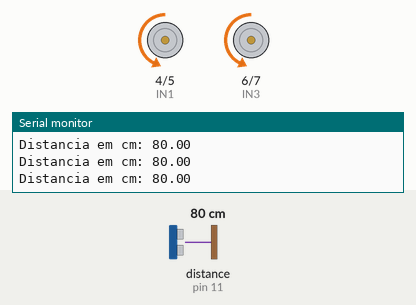
The sketch below on a simulated Arduino Uno, built with avr-gcc and run on an emulated ATmega328P. On the bench: motor-driver pin pairs drawn as motors (green arrow = first pin HIGH = forward, orange = second pin HIGH = backward, longer = more drive, scaled by the enable pin), the last lines printed to the serial monitor. The test bench sets the inputs (shaded band); at power-on: distance to the obstacle (sensor on pin 11) 80 cm. The echo pulse lasts 58.3 µs per cm.

Above: at 1.2 s.
1.3 s: distance to the obstacle (sensor on pin 11) set to 23 cm
4.3 s: distance to the obstacle (sensor on pin 11) set to 18 cm
At 5.5 s:
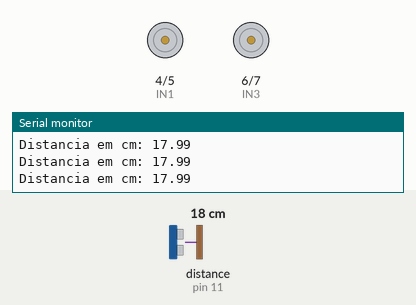
5.8 s: distance to the obstacle (sensor on pin 11) set to 2 cm
At 6.5 s:
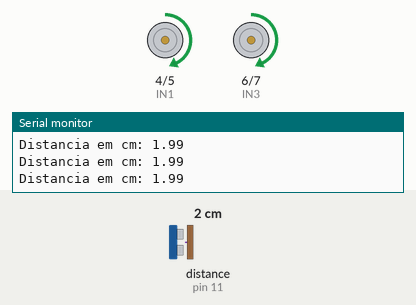
7.3 s: distance to the obstacle (sensor on pin 11) set to 35 cm
At 8.0 s:
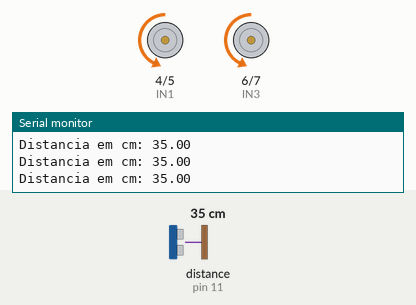
8.8 s: distance to the obstacle (sensor on pin 11) set to 13 cm
At 9.3 s:
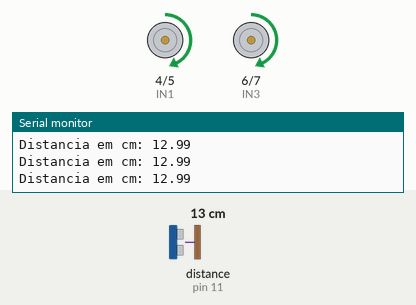
Timing chart, 0 to 11.8 s (numbered marks = the images above; inputs shaded):
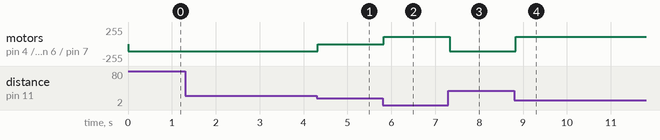

The sketch:

Carro.ino
```cpp
//Carrega biblioteca do sensor
#include <Ultrasonic.h>

//Definindo pinos do sensor
#define pino_trigger 13
#define pino_echo 11

//Definindo pinos do motor
int IN1 = 4;
int IN2 = 5;
#define PWMA 3
int IN3 = 6;
int IN4 = 7;
#define PWMB 10

//Variáveis de velocidade
int Vmax = 110;
int Vmin = 0;
int Vmedia = 110;

//Variáveis do PID
float Kp = 0.07; //related to the proportional control term;
              //change the value by trial-and-error (ex: 0.07).
float Ki = 0.0008; //related to the integral control term;
              //change the value by trial-and-error (ex: 0.0008).
float Kd = 0.6; //related to the derivative control term;
              //change the value by trial-and-error (ex: 0.6).
int P;
int I;
int D;
int lastError = 0;

//Inicializa o sensor nos pinos definidos acima
Ultrasonic ultrasonic(pino_trigger, pino_echo);

void setup() {

//Define os pinos como saida
 pinMode(IN1, OUTPUT);
 pinMode(IN2, OUTPUT);
 pinMode(IN3, OUTPUT);
 pinMode(IN4, OUTPUT);
 pinMode(PWMA, OUTPUT);
 pinMode(PWMB, OUTPUT);

//Iniciando serial
  Serial.begin(9600);
  Serial.println("Lendo dados do sensor...");
}

void forward_brake(int posa, int posb) {
  //set the appropriate values for aphase and bphase so that the robot goes straight
  digitalWrite(IN1, LOW);
  digitalWrite(IN3, LOW);
  analogWrite(PWMA, posa);
  analogWrite(PWMB, posb);
}

void loop() {

//Le as informações do sensor em cm
  float cmMsec;
  long microsec = ultrasonic.timing();
  cmMsec = ultrasonic.convert(microsec, Ultrasonic::CM);

//Exibe informações no serial monitor
  Serial.print("Distancia em cm: ");
  Serial.println(cmMsec);
  //delay(1000); --> tiramos para parar na hora

//Inicia motores
  digitalWrite(IN1, LOW);
  digitalWrite(IN2, HIGH);
  digitalWrite(IN3, LOW);
  digitalWrite(IN4, HIGH);
  //delay(10000);

  int motorspeeda = Vmedia;
  int motorspeedb = Vmedia;

  if (motorspeeda > Vmax) {
    motorspeeda = Vmax;
  }
  if (motorspeedb > Vmax) {
    motorspeedb = Vmax;
  }
    forward_brake(motorspeeda, motorspeedb);

//Detecta objeto
if(cmMsec <= 16){

  //Inverte motores
  digitalWrite(IN1, HIGH);
  digitalWrite(IN2, LOW);
  digitalWrite(IN3, HIGH);
  digitalWrite(IN4, LOW);
  //delay(10000);

}else if(cmMsec <= 20 && cmMsec >= 17){

  digitalWrite(IN1, LOW);
  digitalWrite(IN2, LOW);
  digitalWrite(IN3, LOW);
  digitalWrite(IN4, LOW);

}

}
```

Measured:
- the behaviour switches between 21 and 20 cm on distance to the obstacle (sensor on pin 11) (found by bisection; images 0 and 1)
- after the input at 4.3 s, motor on pin 4 (IN1) / pin 5 (IN2), motor on pin 6 (IN3) / pin 7 (IN4): backward 110/255 → stopped at once
- after the input at 5.8 s, motor on pin 4 (IN1) / pin 5 (IN2), motor on pin 6 (IN3) / pin 7 (IN4): stopped → forward 110/255 at once
- after the input at 7.3 s, motor on pin 4 (IN1) / pin 5 (IN2), motor on pin 6 (IN3) / pin 7 (IN4): forward 110/255 → backward 110/255 at once
- after the input at 8.8 s, motor on pin 4 (IN1) / pin 5 (IN2), motor on pin 6 (IN3) / pin 7 (IN4): backward 110/255 → forward 110/255 at once
